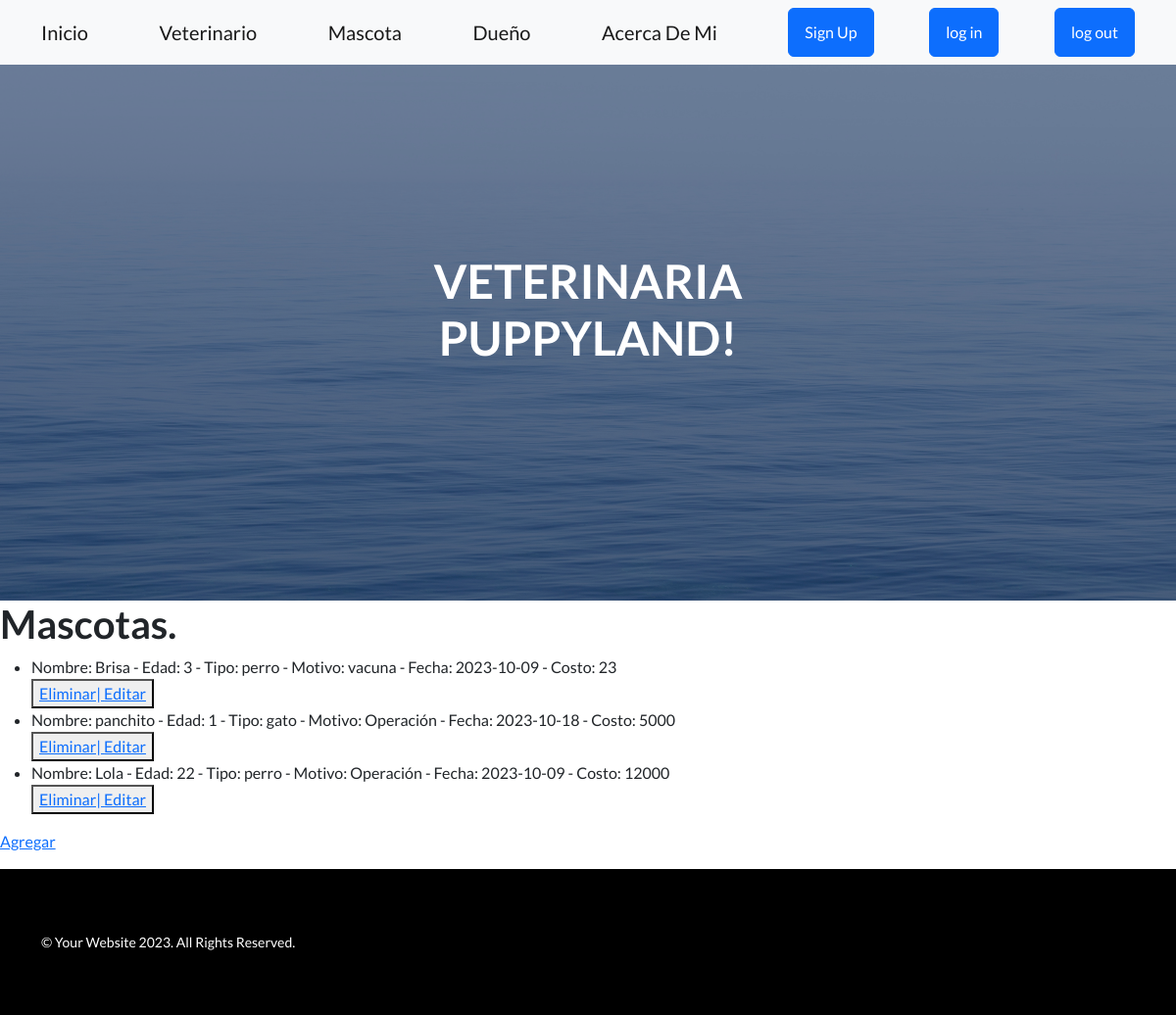
The app's page /app/listaAnimales/ (signed in), older data.
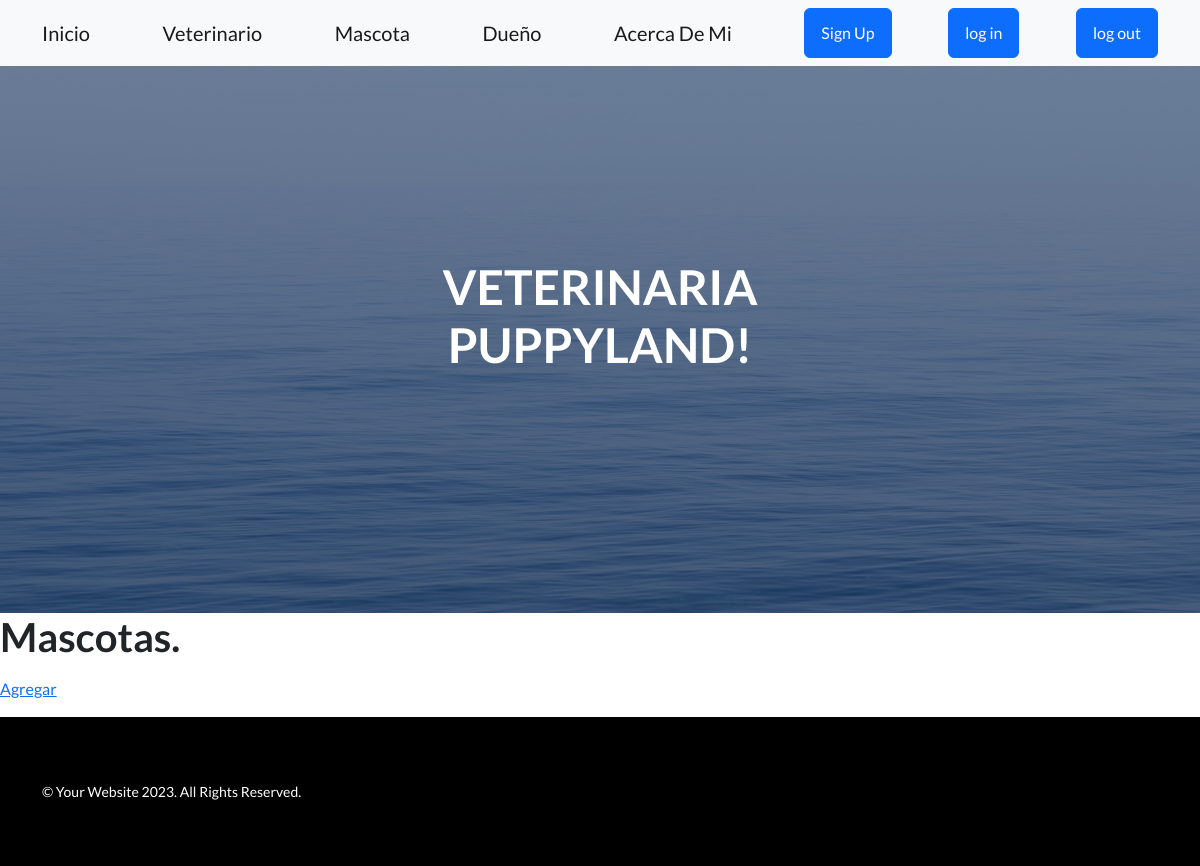
The same page, newer data.
### AppVeterinaria/models.py (models this page shows)
class Animal(models.Model):
    nombreAnimal = models.CharField(max_length=40)
    edad = models.IntegerField()
    tipo = models.CharField(max_length=40)
    motivo = models.CharField(max_length=40)
    fecha = models.DateField()
    costo = models.IntegerField()
    def __str__(self):
        return f"Nombre: {self.nombreAnimal} - Edad: {self.edad} - Tipo: {self.tipo} - Motivo: {self.motivo} - Fecha: {self.fecha} - Costo: {self.costo} "

### AppVeterinaria/views.py (the view)
# urls.py: path("listaAnimales/", views.lista_animales, name="ListaAnimales"),
@login_required
def lista_animales(request):
    animales = Animal.objects.all()
    return render(request, "AppVeterinaria/listaAnimal.html", {"animales": animales})

### AppVeterinaria/templates/AppVeterinaria/listaAnimal.html
{% extends 'AppVeterinaria/base NavYFoot.html' %}
{% load static %}
{% block herencia %}
<h1>Mascotas.</h1>
<ul>
    {% for a in animales %}
        <li>{{a}}</li>
        <button>
            <a href="{% url 'EliminarAnimal' a.id %}">Eliminar| </a>
            <a href="{% url 'EditarAnimal' a.id %}">Editar </a>
        </button>
        <br>
    {% endfor %}
    </ul>
    <p>
        <a href= "{% url 'FormularioAnimal' %}">Agregar</a>
    </p>
{% endblock %}

### AppVeterinaria/templates/AppVeterinaria/base NavYFoot.html (shortened to what this page needs)
<!DOCTYPE html>
{% load static %}
<html lang="en">
    <head>
        <link href="https://cdn.jsdelivr.net/npm/bootstrap-icons@1.5.0/font/bootstrap-icons.css" rel="stylesheet" type="text/css" />
        <link href="{% static 'AppVeterinaria/css/styles.css' %}" rel="stylesheet" />
    </head>
    <body>
        <nav class="navbar navbar-light bg-light static-top">
            <div class="container">
                <a class="navbar-brand" href="{% url 'inicio' %}">Inicio</a>
                <a class="navbar-brand" href="{% url 'ListaVeterinarios' %}">Veterinario</a>
                <a class="navbar-brand" href="{% url 'ListaAnimales' %}">Mascota</a>
                <a class="navbar-brand" href="{% url 'ListaPersonas' %}">Dueño</a>
                <a class="navbar-brand" href="{% url 'About' %}">Acerca De Mi</a>
                <a class="btn btn-primary" href="{% url 'Register' %}">Sign Up</a>
                <a class="btn btn-primary" href="{% url 'Login' %}">log in</a>
                <a class="btn btn-primary" href="{% url 'Logout' %}">log out</a>
            </div>
        </nav>
        <header class="masthead">
            <div class="container position-relative">
                <div class="row justify-content-center">
                    <div class="col-xl-6">
                        <div class="text-center text-white">
                            <h1 class="mb-5">VETERINARIA PUPPYLAND!</h1>
                                    </div>
                                </div>
                        </div>
                    </div>
        </header>
    {% block herencia %}
    {% endblock %}
        <footer class="footer bg-light footer-class">
            <div class="container">
                <div class="row">
                    <div class="col-lg-6 h-100 text-center text-lg-start my-auto">
                        <p class="text-muted small mb-4 mb-lg-0 p-footer">&copy; Your Website 2023. All Rights Reserved.</p>
                    </div>
                    </div>
                </div>
        </footer>
    </body>
</html>

Row changes from the older to the newer data that the page shows:
removed Animal: nombreAnimal+edad+tipo "Nombre: Brisa - Edad: 3 - Tipo: perro - Motivo: vacuna - Fecha: 2023-10-09 - Costo: 23"
removed Animal: nombreAnimal+edad+tipo "Nombre: panchito - Edad: 1 - Tipo: gato - Motivo: Operación - Fecha: 2023-10-18 - Costo: 5000"
removed Animal: nombreAnimal+edad+tipo "Nombre: Lola - Edad: 22 - Tipo: perro - Motivo: Operación - Fecha: 2023-10-09 - Costo: 12000"
